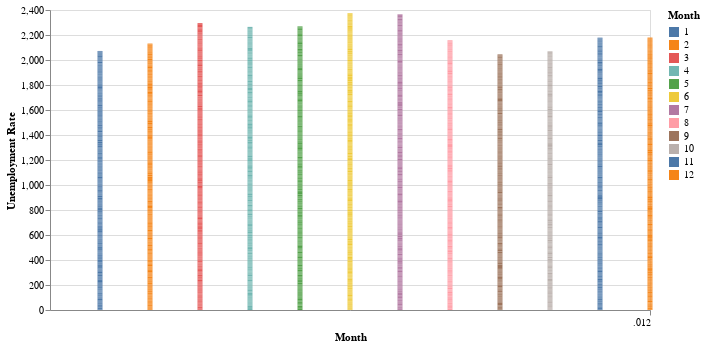

This figure's notebook cell:
### Code cell
import altair as alt
import pandas as pd

# Assuming 'data' is your DataFrame

# Convert 'Year' column to datetime
data['Year'] = pd.to_datetime(data['Year'], format='%Y')

# Create a list of states for the dropdown widget
states = data['State/Area'].unique().tolist()

# Define selection for the state dropdown
state_dropdown = alt.binding_select(options=states)
state_select = alt.selection_single(fields=['State/Area'], bind=state_dropdown, name='State')

# Base chart
base_chart = alt.Chart(data).mark_bar().encode(
    x=alt.X('Month:T', title='Month'),
    y=alt.Y('Percent (%) of Labor Force Unemployed in State/Area:Q', title='Unemployment Rate'),
    color='Month:N',
    tooltip=['Month:T', 'Percent (%) of Labor Force Unemployed in State/Area:Q']
).properties(width=600, height=300)

# Layer chart with state selection
chart = base_chart.add_selection(state_select).transform_filter(state_select)

# Save the Altair chart as an interactive HTML file
chart.save('interactive_unemployment_chart.html')
chart.save('interactive_unemployment_chart.json')
chart

### Figure 1 — Vega-Lite specification as saved in the notebook (floating-point values rounded to 4 significant figures; data arrays with more than 128 entries replaced by an {"elided": "..."} marker saying what was removed)
{"config": {"view": {"continuousWidth": 300, "continuousHeight": 300}}, "data": {"name": "data-6c12a2764a1d500d8aa914434b20c391"}, "mark": {"type": "bar"}, "encoding": {"color": {"field": "Month", "type": "nominal"}, "tooltip": [{"field": "Month", "type": "temporal"}, {"field": "Percent (%) of Labor Force Unemployed in State/Area", "type": "quantitative"}], "x": {"field": "Month", "title": "Month", "type": "temporal"}, "y": {"field": "Percent (%) of Labor Force Unemployed in State/Area", "title": "Unemployment Rate", "type": "quantitative"}}, "height": 300, "params": [{"name": "State", "select": {"type": "point", "fields": ["State/Area"]}, "bind": {"input": "select", "options": ["New Jersey", "Georgia", "Virginia", "Los Angeles County", "Utah", "Minnesota", "South Dakota", "Illinois", "Colorado", "Wisconsin", "Indiana", "Oklahoma", "Missouri", "Ohio", "West Virginia", "Arizona", "Delaware", "Hawaii", "Rhode Island", "South Carolina", "Massachusetts", "Alabama", "Pennsylvania", "Connecticut", "Vermont", "Alaska", "Mississippi", "Nevada", "Florida", "Kentucky", "California", "Louisiana", "Maine", "New York", "District of Columbia", "Washington", "Wyoming", "Tennessee", "North Carolina", "North Dakota", "Texas", "Kansas", "Maryland", "Arkansas", "Idaho", "Nebraska", "Montana", "New York city", "Iowa", "New Mexico", "Michigan", "Oregon", "New Hampshire"]}}], "transform": [{"filter": {"param": "State"}}], "width": 600, "$schema": "https://vega.github.io/schema/vega-lite/v5.16.3.json", "datasets": {"data-6c12a2764a1d500d8aa914434b20c391": {"elided": "4484 records"}}}
